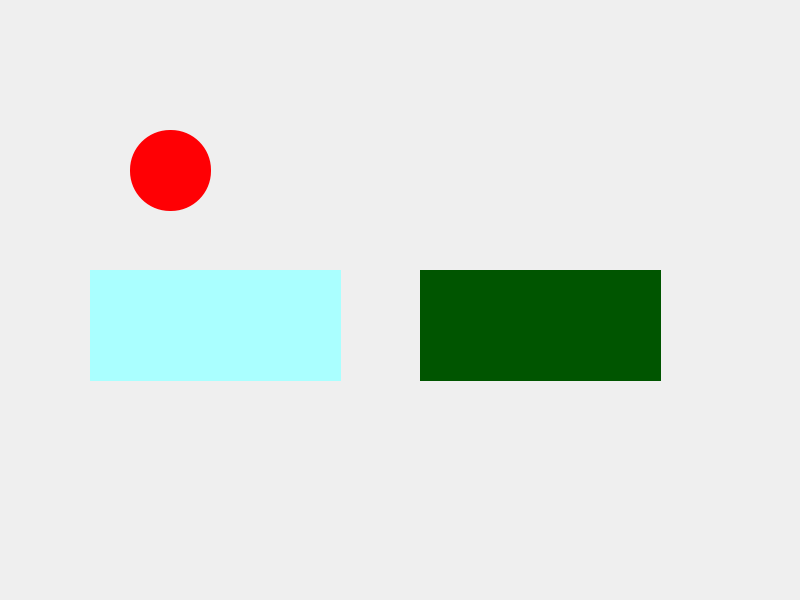
<?xml version="1.0" encoding="UTF-8"?>
<ui version="4.0">
 <class>Widget</class>
 <widget class="QWidget" name="Widget">
  <property name="geometry">
   <rect>
    <x>0</x>
    <y>0</y>
    <width>800</width>
    <height>600</height>
   </rect>
  </property>
  <property name="windowTitle">
   <string>Widget</string>
  </property>
  <widget class="QLabel" name="label">
   <property name="geometry">
    <rect>
     <x>130</x>
     <y>130</y>
     <width>81</width>
     <height>81</height>
    </rect>
   </property>
   <property name="sizePolicy">
    <sizepolicy hsizetype="Fixed" vsizetype="Fixed">
     <horstretch>0</horstretch>
     <verstretch>0</verstretch>
    </sizepolicy>
   </property>
   <property name="minimumSize">
    <size>
     <width>40</width>
     <height>40</height>
    </size>
   </property>
   <property name="styleSheet">
    <string notr="true"> 
border-radius:40px;
background-color: rgb(255, 0, 4);</string>
   </property>
   <property name="text">
    <string/>
   </property>
  </widget>
  <widget class="QLabel" name="label_2">
   <property name="geometry">
    <rect>
     <x>90</x>
     <y>270</y>
     <width>251</width>
     <height>111</height>
    </rect>
   </property>
   <property name="styleSheet">
    <string notr="true">background-color: rgb(170, 255, 255);</string>
   </property>
   <property name="text">
    <string/>
   </property>
  </widget>
  <widget class="QLabel" name="label_3">
   <property name="geometry">
    <rect>
     <x>420</x>
     <y>270</y>
     <width>241</width>
     <height>111</height>
    </rect>
   </property>
   <property name="styleSheet">
    <string notr="true">background-color: rgb(0, 85, 0);</string>
   </property>
   <property name="text">
    <string/>
   </property>
  </widget>
 </widget>
 <resources/>
 <connections/>
</ui>
